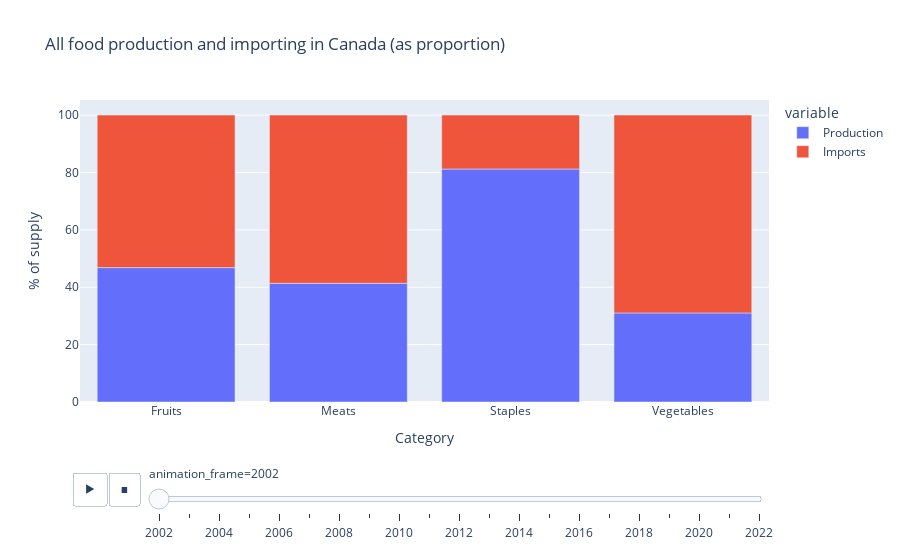

Notebook source saved alongside this figure:
### Markdown cell above
Here we can see that the share of the supply furnished by imports has steadily grown.

Let's bring in a powerful feature of `plotly`: animated charts. Animation means that we can add a slider to quickly compare different subsets, essentially adding a third dimension. Let's do this chart again, but we'll do it as stacked bar chart by category, animated by year.

### Code cell
# Production vs. imports, proportionally
prop = df_cats_3.drop(['Total supply', 'Beginning stocks', 'Total disposition', 'Domestic disappearance', 'Exports', 'Waste', 'Ending stocks'], axis=1)
prop['Denominator'] = prop['Production'] + prop['Imports']
prop['Production'] /= prop['Denominator'] / 100
prop['Imports'] /= prop['Denominator'] / 100
prop = prop.drop('Denominator', axis=1)

fig = px.bar(prop, x=prop.index.get_level_values('Category'), y=prop.columns,
              animation_frame=prop.index.get_level_values('Year'),
              title='All food production and importing in Canada (as proportion)',
              labels={'value': '% of supply', 'x': 'Category'})
fig.show()

### Figure 1 — Plotly figure (JSON) as saved in the notebook; plotly's stock layout.template omitted (floating-point values rounded to 4 significant figures)
{"data": [{"alignmentgroup": "True", "hovertemplate": "variable=Production<br>animation_frame=2002<br>Category=%{x}<br>% of supply=%{y}<extra></extra>", "legendgroup": "Production", "marker": {"color": "#636efa", "pattern": {"shape": ""}}, "name": "Production", "offsetgroup": "Production", "orientation": "v", "showlegend": true, "textposition": "auto", "type": "bar", "x": ["Fruits", "Meats", "Staples", "Vegetables"], "xaxis": "x", "y": [46.84, 41.37, 81.21, 31.03], "yaxis": "y"}, {"alignmentgroup": "True", "hovertemplate": "variable=Imports<br>animation_frame=2002<br>Category=%{x}<br>% of supply=%{y}<extra></extra>", "legendgroup": "Imports", "marker": {"color": "#EF553B", "pattern": {"shape": ""}}, "name": "Imports", "offsetgroup": "Imports", "orientation": "v", "showlegend": true, "textposition": "auto", "type": "bar", "x": ["Fruits", "Meats", "Staples", "Vegetables"], "xaxis": "x", "y": [53.16, 58.63, 18.79, 68.97], "yaxis": "y"}], "layout": {"barmode": "relative", "legend": {"title": {"text": "variable"}, "tracegroupgap": 0}, "sliders": [{"active": 0, "currentvalue": {"prefix": "animation_frame="}, "len": 0.9, "pad": {"b": 10, "t": 60}, "steps": [{"args": [["2002"], {"frame": {"duration": 0, "redraw": true}, "fromcurrent": true, "mode": "immediate", "transition": {"duration": 0, "easing": "linear"}}], "label": "2002", "method": "animate"}, {"args": [["2003"], {"frame": {"duration": 0, "redraw": true}, "fromcurrent": true, "mode": "immediate", "transition": {"duration": 0, "easing": "linear"}}], "label": "2003", "method": "animate"}, {"args": [["2004"], {"frame": {"duration": 0, "redraw": true}, "fromcurrent": true, "mode": "immediate", "transition": {"duration": 0, "easing": "linear"}}], "label": "2004", "method": "animate"}, {"args": [["2005"], {"frame": {"duration": 0, "redraw": true}, "fromcurrent": true, "mode": "immediate", "transition": {"duration": 0, "easing": "linear"}}], "label": "2005", "method": "animate"}, {"args": [["2006"], {"frame": {"duration": 0, "redraw": true}, "fromcurrent": true, "mode": "immediate", "transition": {"duration": 0, "easing": "linear"}}], "label": "2006", "method": "animate"}, {"args": [["2007"], {"frame": {"duration": 0, "redraw": true}, "fromcurrent": true, "mode": "immediate", "transition": {"duration": 0, "easing": "linear"}}], "label": "2007", "method": "animate"}, {"args": [["2008"], {"frame": {"duration": 0, "redraw": true}, "fromcurrent": true, "mode": "immediate", "transition": {"duration": 0, "easing": "linear"}}], "label": "2008", "method": "animate"}, {"args": [["2009"], {"frame": {"duration": 0, "redraw": true}, "fromcurrent": true, "mode": "immediate", "transition": {"duration": 0, "easing": "linear"}}], "label": "2009", "method": "animate"}, {"args": [["2010"], {"frame": {"duration": 0, "redraw": true}, "fromcurrent": true, "mode": "immediate", "transition": {"duration": 0, "easing": "linear"}}], "label": "2010", "method": "animate"}, {"args": [["2011"], {"frame": {"duration": 0, "redraw": true}, "fromcurrent": true, "mode": "immediate", "transition": {"duration": 0, "easing": "linear"}}], "label": "2011", "method": "animate"}, {"args": [["2012"], {"frame": {"duration": 0, "redraw": true}, "fromcurrent": true, "mode": "immediate", "transition": {"duration": 0, "easing": "linear"}}], "label": "2012", "method": "animate"}, {"args": [["2013"], {"frame": {"duration": 0, "redraw": true}, "fromcurrent": true, "mode": "immediate", "transition": {"duration": 0, "easing": "linear"}}], "label": "2013", "method": "animate"}, {"args": [["2014"], {"frame": {"duration": 0, "redraw": true}, "fromcurrent": true, "mode": "immediate", "transition": {"duration": 0, "easing": "linear"}}], "label": "2014", "method": "animate"}, {"args": [["2015"], {"frame": {"duration": 0, "redraw": true}, "fromcurrent": true, "mode": "immediate", "transition": {"duration": 0, "easing": "linear"}}], "label": "2015", "method": "animate"}, {"args": [["2016"], {"frame": {"duration": 0, "redraw": true}, "fromcurrent": true, "mode": "immediate", "transition": {"duration": 0, "easing": "linear"}}], "label": "2016", "method": "animate"}, {"args": [["2017"], {"frame": {"duration": 0, "redraw": true}, "fromcurrent": true, "mode": "immediate", "transition": {"duration": 0, "easing": "linear"}}], "label": "2017", "method": "animate"}, {"args": [["2018"], {"frame": {"duration": 0, "redraw": true}, "fromcurrent": true, "mode": "immediate", "transition": {"duration": 0, "easing": "linear"}}], "label": "2018", "method": "animate"}, {"args": [["2019"], {"frame": {"duration": 0, "redraw": true}, "fromcurrent": true, "mode": "immediate", "transition": {"duration": 0, "easing": "linear"}}], "label": "2019", "method": "animate"}, {"args": [["2020"], {"frame": {"duration": 0, "redraw": true}, "fromcurrent": true, "mode": "immediate", "transition": {"duration": 0, "easing": "linear"}}], "label": "2020", "method": "animate"}, {"args": [["2021"], {"frame": {"duration": 0, "redraw": true}, "fromcurrent": true, "mode": "immediate", "transition": {"duration": 0, "easing": "linear"}}], "label": "2021", "method": "animate"}, {"args": [["2022"], {"frame": {"duration": 0, "redraw": true}, "fromcurrent": true, "mode": "immediate", "transition": {"duration": 0, "easing": "linear"}}], "label": "2022", "method": "animate"}], "x": 0.1, "xanchor": "left", "y": 0, "yanchor": "top"}], "title": {"text": "All food production and importing in Canada (as proportion)"}, "updatemenus": [{"buttons": [{"args": [null, {"frame": {"duration": 500, "redraw": true}, "fromcurrent": true, "mode": "immediate", "transition": {"duration": 500, "easing": "linear"}}], "label": "&#9654;", "method": "animate"}, {"args": [[null], {"frame": {"duration": 0, "redraw": true}, "fromcurrent": true, "mode": "immediate", "transition": {"duration": 0, "easing": "linear"}}], "label": "&#9724;", "method": "animate"}], "direction": "left", "pad": {"r": 10, "t": 70}, "showactive": false, "type": "buttons", "x": 0.1, "xanchor": "right", "y": 0, "yanchor": "top"}], "xaxis": {"anchor": "y", "domain": [0, 1], "title": {"text": "Category"}}, "yaxis": {"anchor": "x", "domain": [0, 1], "title": {"text": "% of supply"}}}}
